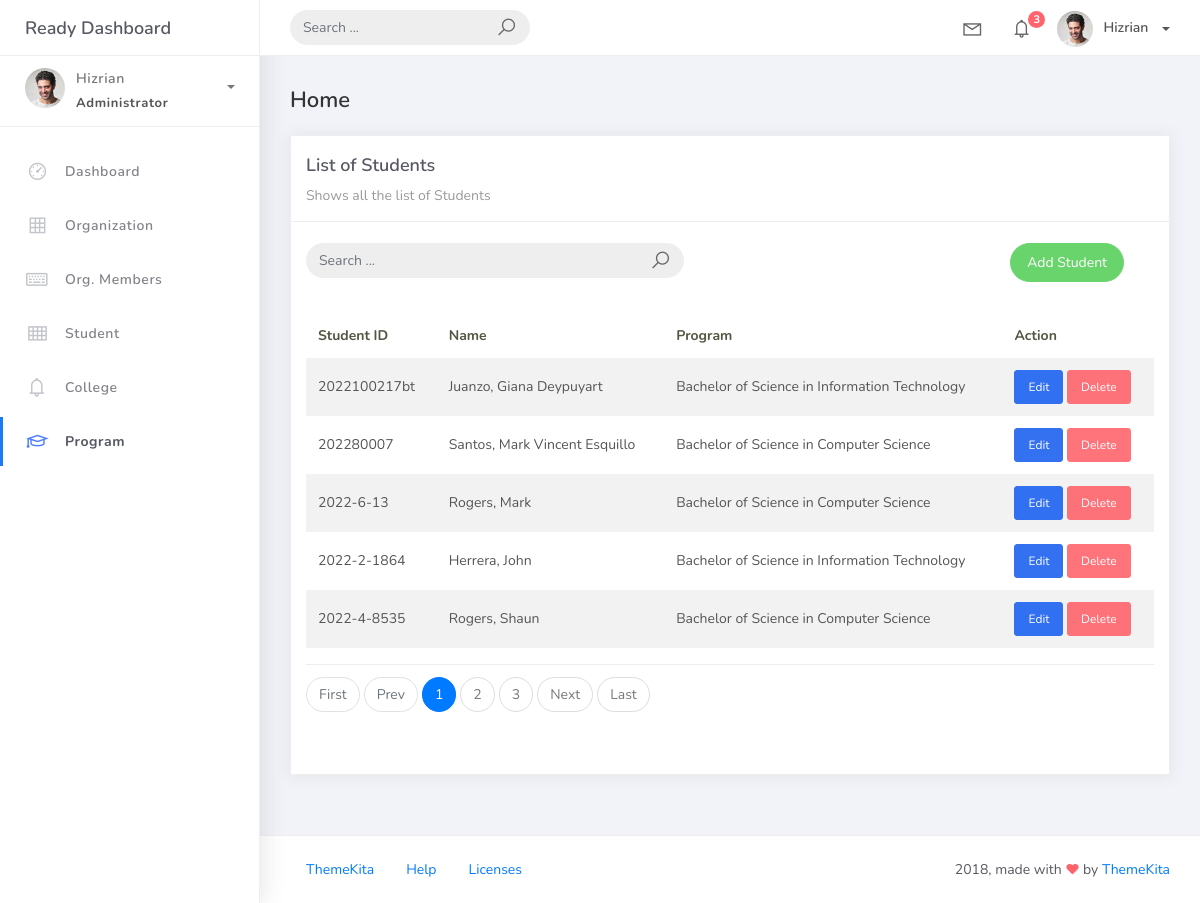
The page /students/ on the database its author committed.
### studentorg/models.py (models this page shows, shortened)
class BaseModel(models.Model):
    created_at = models.DateTimeField(auto_now_add=True, db_index=True)
    updated_at = models.DateTimeField(auto_now=True)
    class Meta:
        abstract = True

class Student(BaseModel):
    student_id = models.CharField(max_length=255, unique=True)
    lastname = models.CharField(max_length=25)
    firstname = models.CharField(max_length=25)
    middlename = models.CharField(max_length=25, blank=True, null=True)
    program = models.ForeignKey(Program, on_delete=models.CASCADE, default=1)

class Program(BaseModel):
    prog_name = models.CharField(max_length=150, unique=True)
    college = models.ForeignKey(College, on_delete=models.CASCADE)
    def __str__(self):
        return self.prog_name

### studentorg/views.py (the view, shortened to what this page needs)
# urls.py: path('students/', StudentList.as_view(), name='student-list'),
class StudentList(ListView):
    model = Student
    template_name = 'student/list.html'
    paginate_by = 5
    def get_queryset(self):
        qs = Student.objects.select_related('program')
        return qs

### templates/student/list.html (shortened to what this page needs)
{% extends 'base.html' %}
{% load static %}
{% block content %}
<div class="content">
    <div class="container-fluid">
        <h4 class="page-title">Home</h4>
        <div class="row">
            <div class="col-md-12">
                <div class="card">
                    <div class="card-header">
                        <div class="card-title">List of Students</div>
                        <div class="card-category">Shows all the list of Students</div>
                    </div>
                    <br />
                    <div class="col-md-12 row">
                        <div class="col-md-6">
                            <form class="navbar-left navbar-form nav-search mr-md-3" action="{% url 'student-list' %}" method="GET">
                                <div class="input-group">
                                    <input type="text" name="q" placeholder="Search ..." class="form-control" value="{{ request.GET.q }}" />
                                    <div class="input-group-append">
                                        <span class="input-group-text">
                                            <i class="la la-search search-icon"></i>
                                        </span>
                                    </div>
                                </div>
                            </form>
                        </div>
                        <div class="col-md-6">
                            <div class="pull-right">
                                <a href="{% url 'student-add' %}" class="btn btn-success btn-rounded">
                                    Add Student
                                </a>
                            </div>
                        </div>
                    </div>
                    <div class="card-body">
                        <table class="table table-striped mt-3">
                            <thead>
                                <tr>
                                    <th scope="col">Student ID</th>
                                    <th scope="col">Name</th>
                                    <th scope="col">Program</th>
                                    <th scope="col">Action</th>
                                </tr>
                            </thead>
                            <tbody>
                                {% for object in object_list %}
                                <tr>
                                    <td>{{ object.student_id }}</td>
                                    <td>{{ object.lastname }}, {{ object.firstname }} {% if object.middlename %}{{ object.middlename }}{% endif %}</td>
                                    <td>{{ object.program }}</td>
                                    <td>
                                        <a href="{% url 'student-edit' object.id %}" class="btn btn-primary btn-sm">Edit</a>
                                        <form action="{% url 'student-del' object.id %}" method="post" style="display:inline">
                                            <button type="submit" class="btn btn-danger btn-sm" onclick="return confirm('Are you sure you want to delete this student?')">
                                                Delete
                                            </button>
                                        </form>
                                    </td>
                                </tr>
                                {% empty %}
                                <tr>
                                    <td colspan="4" style="text-align: center">
                                        <p class="text-sm font-weight-bold mb-0">No Records Found</p>
                                    </td>
                                </tr>
                                {% endfor %}
                            </tbody>
                        </table>
                        {% include 'includes/pagination.html' %}
                    </div>
                </div>
            </div>
        </div>
    </div>
</div>
{% endblock %}

### rows shown on the page
Student: student_id "2022100217bt", lastname "Juanzo", firstname "Giana", middlename "Deypuyart", program "Bachelor of Science in Information Technology"
Student: student_id "202280007", lastname "Santos", firstname "Mark Vincent", middlename "Esquillo", program "Bachelor of Science in Computer Science"
Student: student_id "2022-6-13", lastname "Rogers", firstname "Mark", program "Bachelor of Science in Computer Science"
Student: student_id "2022-2-1864", lastname "Herrera", firstname "John", program "Bachelor of Science in Information Technology"
Student: student_id "2022-4-8535", lastname "Rogers", firstname "Shaun", program "Bachelor of Science in Computer Science"

### other values the page prints
{{ page_num }} "1"
{{ page_num }} "2" "3"
